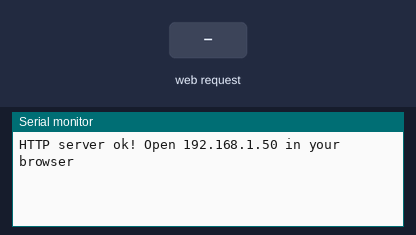
This sketch was run on a simulated ESP8266 (NodeMCU). Shown: the last lines printed to the serial monitor. The inputs (shaded band) are chosen by the test bench. WiFi joins after 1.5 s; servers stay silent unless stated.

Above: at 2.7 s.
2.8 s: HTTP request GET /?stat=1 received
At 3.9 s:
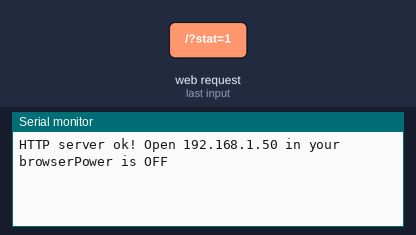
4.3 s: HTTP request GET /?stat=0 received
At 5.2 s:
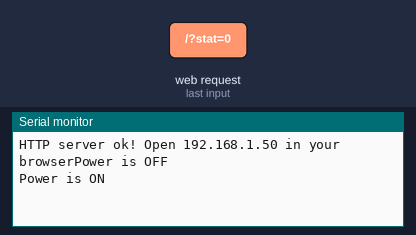

The sketch:

Light_WIFI.ino
```cpp
/* управление светом по WiFi*/

#include <WiFiClient.h>
#include <ESP8266WiFi.h>
#include <ESP8266WebServer.h>
#include <ESP8266mDNS.h>

// настройка порта вывода
uint8_t PowerPin = 0; // GPIO0
bool    PowerOn  = false;

// Имя хоста
const char* host = "WiFi Light";
// Вместо звездочек в ssid - пишем название вашей сети WiFi который раздает роутер
// в password - пароль вашей сети WiFi
const char* ssid = "********";
const char* password = "********";

ESP8266WebServer server(80);

void setup() {
  // Вывод данных в порт (скорость 115200 бод)
  Serial.begin(115200);

  // Инициализация порта на выход
  pinMode(PowerPin , OUTPUT);
  digitalWrite(PowerPin , PowerOn);

  // Подлючение к WiFi
  WiFi.mode(WIFI_AP_STA);
  WiFi.begin(ssid, password);
  if(WiFi.waitForConnectResult() == WL_CONNECTED){
     // Запуск WEB-сервера
     MDNS.begin(host);
     server.on ( "/", HTTP_handleRoot );
     server.onNotFound ( HTTP_handleRoot );
     server.begin();
     Serial.print( "\nHTTP server ok! Open ");
     Serial.print(WiFi.localIP());
     Serial.print( " in your browser");
  }
  else {
     Serial.printf("WiFi started is fail");
  }
}

void loop() {
  server.handleClient();
   delay(50);
}

/*
 * Оработчик главной страницы сервера
 */
void HTTP_handleRoot(void) {
  bool stat = false;

  if( server.hasArg("stat") ){
     if( strncmp(server.arg("stat").c_str(),"1",1) == 0 )stat = true;
  }
  else {
     stat = PowerOn;
  }

  String out = "";

  out =
"<html>\
  <head>\
    <meta charset=\"utf-8\" />\
    <title>Свет по WiFi </title>\
    <style>\
      body { background-color: #f2f2f2; font-family: Arial, Helvetica, Sans-Serif; Color: #000000; }\
    </style>\
  </head>\
  <body>\
    <h1>Управление светом по WiFi</h1>\n";

  if( stat ){
      out+="\
    <h2>Состояние: Выключено</br>\</br>\
    <a href=\"/?stat=0\">Включить</a></h1>\
    ";
  }
  else {
      out+="\
    <h2>Состояние: Включено</br>\</br>\
    <a href=\"/?stat=1\">Выключить</a><h1>\
    ";
  }
   out+= "\
  </body>\
</html>";
   server.send ( 200, "text/html", out );
   if( stat != PowerOn ){
      PowerOn = stat;
      digitalWrite(PowerPin , PowerOn);
      if( PowerOn )Serial.println("Power is OFF");
      else Serial.println("Power is ON");
   }

}
```

Measured:
- after the input at 2.8 s, the serial monitor: prints a new line at once (image 1)
- after the input at 4.3 s, the serial monitor: prints a new line at once (image 2)
